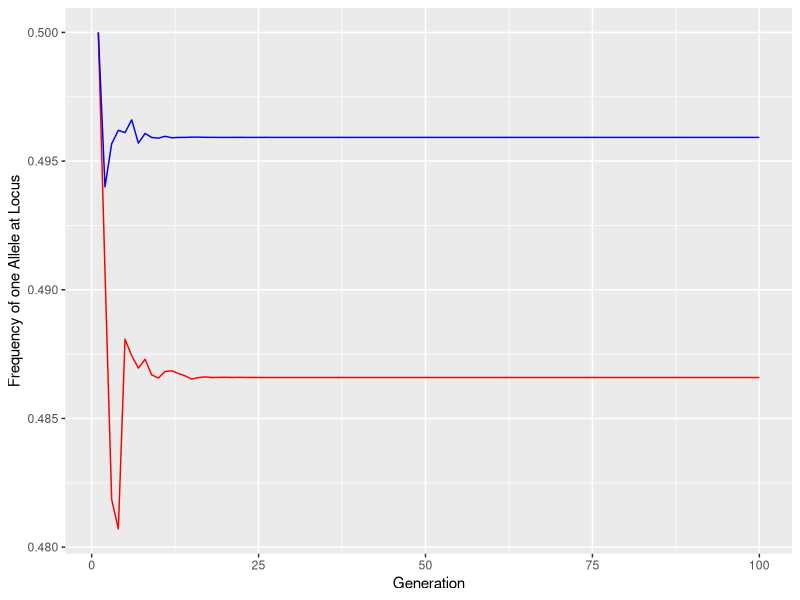
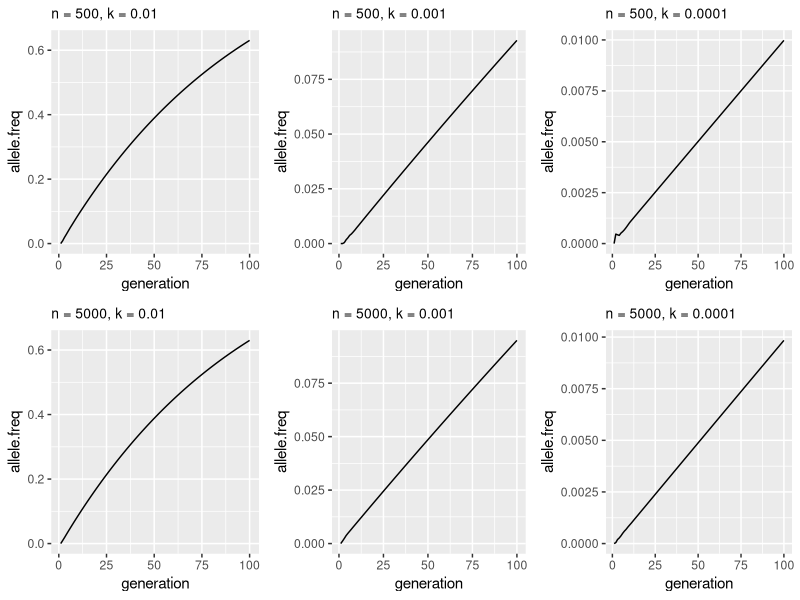

Write R code to recreate these figures, in order.
## ---- chunk 1
knitr::opts_chunk$set(echo = TRUE)
## ---- chunk 2

#packages
library(tidyverse)
library(gridExtra)

## ---- chunk 3

gens <- 100

simulation <- function(n.0, offspring.rate = 2.15) {
  n <- numeric(gens)
  a.freq <- numeric(gens)
  
  #starting condition
  n[1] <- n.0
  a.freq[1] <- 0.5 
  
  for (i in 2:gens){
    #population increase
    n[i] <- round(n[i - 1] * offspring.rate/2) * 2
    
    totals <- 2 * n[i]
    
    #sampling
    a.count <- rbinom(1, totals, a.freq[i - 1])
    a.freq[i] <- a.count / totals
  }
  
  #constructing data frame
  data.frame(generation = 1:gens, n= n, allele.freq = a.freq) 
}

set.seed(5)

sim.500  <- simulation(500)
sim.5000 <- simulation(5000)

## ---- chunk 4

ggplot() +
  geom_line(aes(x = 1:100, y = sim.500$allele.freq), color = "red") +
  geom_line(aes(x = 1:100, y = sim.5000$allele.freq), color = "blue") +
  labs(x = "Generation", y = "Frequency of one Allele at Locus") 

## ---- chunk 5

gens <- 100

simulation2 <- function(n.0, k, offspring.rate = 2.15) {
  n <- numeric(gens)          
  a.freq <- numeric(gens)           
  
  #starting condition
  n[1] <- n.0
  a.freq[1] <- 0                  
  
  #all start with same genotype
  geno <- rep(0, n.0)      
  
  for (i in 2:gens) {
    #population increase
    n[i] <- round(n[i - 1] * offspring.rate / 2) * 2
    #total alleles in next generation
    totals <- 2 * n[i]
    
    n.X <- totals 
    
    if (i > 2) {
      #X alleles before mutation
      n.X <- round(totals * (1 - a.freq[i-1]))
    }
    
    #mutation
    mutated <- rbinom(1, n.X, k)
    
    #total mutated alleles this generation
    a.freq[i] <- (totals - n.X + mutated)/totals
  }
  
  data.frame(generation = 1:gens, n = n, allele.freq = a.freq)
}


set.seed(5)

sim2.500 <- simulation2(500, 0.01)
sim2.5000 <- simulation2(5000, 0.01)
sim2.500.2 <- simulation2(500, 0.001)
sim2.5000.2 <- simulation2(5000, 0.001)
sim2.500.3 <- simulation2(500, 0.0001)
sim2.5000.3 <- simulation2(5000, 0.0001)

p1 <- sim2.500 %>% 
  ggplot(aes(x = generation, y = allele.freq)) +
  geom_line() +
  labs(title = "n = 500, k = 0.01") +
  theme(plot.title = element_text(size = 10))

p4 <- sim2.5000 %>% 
  ggplot(aes(x = generation, y = allele.freq)) +
  geom_line() +
  labs(title = "n = 5000, k = 0.01")+
  theme(plot.title = element_text(size = 10))

p2 <- sim2.500.2 %>% 
  ggplot(aes(x = generation, y = allele.freq)) +
  geom_line() +
  labs(title = "n = 500, k = 0.001")+
  theme(plot.title = element_text(size = 10))

p5 <- sim2.5000.2 %>% 
  ggplot(aes(x = generation, y = allele.freq)) +
  geom_line() +
  labs(title = "n = 5000, k = 0.001")+
  theme(plot.title = element_text(size = 10))

p3 <- sim2.500.3 %>% 
  ggplot(aes(x = generation, y = allele.freq)) +
  geom_line() +
  labs(title = "n = 500, k = 0.0001")+
  theme(plot.title = element_text(size = 10))

p6 <- sim2.5000.3 %>% 
  ggplot(aes(x = generation, y = allele.freq)) +
  geom_line() +
  labs(title = "n = 5000, k = 0.0001")+
  theme(plot.title = element_text(size = 10))

grid.arrange(p1, p2, p3, p4, p5, p6, ncol = 3)

